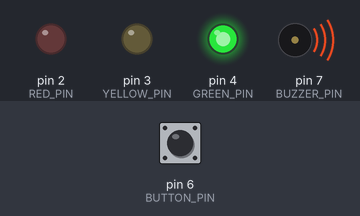
Recording of a sketch running on a simulated Arduino Uno, built with avr-gcc and run on an emulated ATmega328P. Shown: output pins drawn as LEDs (lit = HIGH), buzzer (waves = sounding). The inputs (shaded band) are chosen by the test bench; at power-on: pin 6 (BUTTON_PIN) LOW.

Above: at 16.8 s.
16.9 s: pin 6 (BUTTON_PIN) pulled HIGH for 0.15 s
19.9 s: pin 6 (BUTTON_PIN) pulled HIGH for 0.15 s
At 21.75 s:
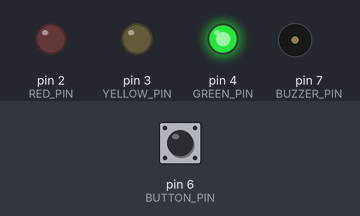
23.0 s: pin 6 (BUTTON_PIN) pulled HIGH for 3.2 s
At 32.4 s:
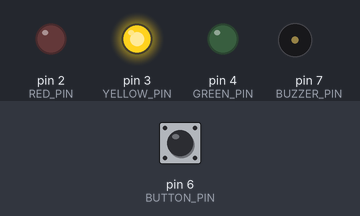
At 33.32 s:
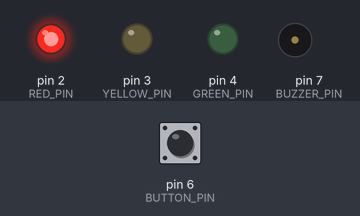
Timing chart, 0 to 34.7 s (numbered marks = the images above; inputs shaded):
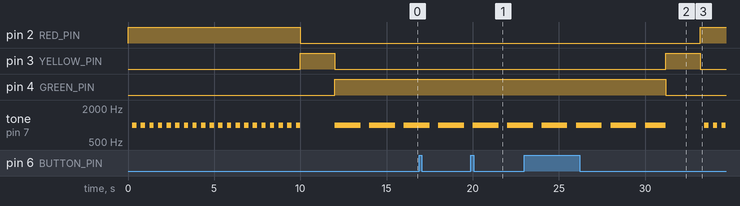

Measured:
- after the input at 19.9 s, pin 3 (YELLOW_PIN): stays LOW (without the input it goes to HIGH after 2.1 s); pin 4 (GREEN_PIN): stays HIGH (without the input it goes to LOW after 2.1 s); tone on pin 7 (BUZZER_PIN): goes on until 22.0 s, then stays 1000 Hz
- after the input at 23.0 s, pin 2 (RED_PIN): LOW → HIGH after 10.2 s instead of 4.0 s; pin 4 (GREEN_PIN): HIGH → LOW after 8.2 s instead of 2.0 s
- by itself, tone on pin 7 (BUZZER_PIN): plays 1000 Hz for 0.25 s, 1000 Hz for 0.25 s, 1000 Hz for 0.25 s, 1000 Hz for 0.25 s, 1000 Hz for 0.25 s, 1000 Hz for 0.25 s … (23 notes in this stretch)

The sketch:

Lab2.ino
```cpp
#define RED_PIN 2
#define YELLOW_PIN 3
#define GREEN_PIN 4
#define RED_STATE 0
#define RED_YELLOW_STATE 1
#define YELLOW_STATE 2
#define GREEN_STATE 3
#define RED_MILLIS 10000    // 10 second
#define YELLOW_MILLIS 2000  // 2 sec
#define GREEN_MILLIS 5000   // 5 sec

#define BUTTON_PIN 6
#define BUZZER_PIN 7

int tl_state; // Traffic light state.
unsigned long tl_timer; // Traffic light timer.

// BUTTON
int buttonState = LOW;
boolean clicked = false;

// BUZZER
unsigned long buzzer_timer = 0;
int frequency = 1000;     // Hz
boolean buzzSound = true; // turn on buzzer

// YELLOW light, NO buzz
void yellow_noBuzz()
{
  noTone(BUZZER_PIN);
}

// RED light, buzz 250 ms interval
void red_buzz()
{
  if (buzzSound)
  {
    if (millis() - buzzer_timer >= 250)
    {
      buzzer_timer = millis();
      tone(BUZZER_PIN, frequency);
      buzzSound = false;
    }
  }
  else // !buzzSound
  {
    if (millis() - buzzer_timer >= 250)
    {
      buzzer_timer = millis();
      noTone(BUZZER_PIN);
      buzzSound = true;
    }
  }
}

// GREEN light, buzz on 500 ms, buzz off 1500 ms
void green_buzz()
{
  if (buzzSound)
  {
    if (millis() - buzzer_timer >= 500)
    {
      buzzer_timer = millis();
      tone(BUZZER_PIN, frequency);
      buzzSound = false;
    }
  }
  else // !buzzSound
  {
    if (millis() - buzzer_timer >= 1500)
    {
      buzzer_timer = millis();
      noTone(BUZZER_PIN);
      buzzSound = true;
    }
  }
}

void setup()
{
  Serial.begin(9600);

  pinMode(RED_PIN,OUTPUT);
  pinMode(YELLOW_PIN,OUTPUT);
  pinMode(GREEN_PIN,OUTPUT);

  pinMode(BUTTON_PIN, INPUT);
  pinMode(BUZZER_PIN,OUTPUT);


  // Initial state for states and timers.
  tl_state = RED_STATE;
  tl_timer = millis() + RED_MILLIS;
}


void loop()
{
  // TL state machine.
  switch (tl_state)
  {
    case RED_STATE:

      digitalWrite(RED_PIN, HIGH);
      red_buzz();

      if ( millis() >= tl_timer)
      {
        digitalWrite(RED_PIN, LOW);

        //Set timer for red-yellow state.
        tl_state = RED_YELLOW_STATE;
        tl_timer = millis() + YELLOW_MILLIS;
      }

    break;


    case RED_YELLOW_STATE: // FROM RED to RED YELLOW to GREEN

      digitalWrite(YELLOW_PIN, HIGH);
      yellow_noBuzz();

      if ( millis() >= tl_timer)
      {
        digitalWrite(YELLOW_PIN, LOW);
        tl_state = GREEN_STATE;
      }

    break;


    case YELLOW_STATE: // FROM GREEN TO YELLOW TO RED

      digitalWrite(YELLOW_PIN, HIGH);
      yellow_noBuzz();

      if ( millis() >= tl_timer )
      {
        digitalWrite(YELLOW_PIN, LOW);
        tl_state = RED_STATE;
        tl_timer = millis() + RED_MILLIS;
      }

    break;


    case GREEN_STATE:

      digitalWrite(GREEN_PIN, HIGH);
      green_buzz();

      // button state, clicked, set green timer
      buttonState = digitalRead(BUTTON_PIN);
      if (buttonState == HIGH)
      {
        clicked = true;
        tl_timer = millis() + GREEN_MILLIS;
      }

      // clicked, light stay for 5 more sec, then off
      if (clicked)
      {
          if (millis() >= tl_timer)
          {
                digitalWrite(GREEN_PIN, LOW);
                tl_state = YELLOW_STATE;
                tl_timer = millis() + YELLOW_MILLIS;

                clicked = false;
          }
      }

    break;
  }

}
```
